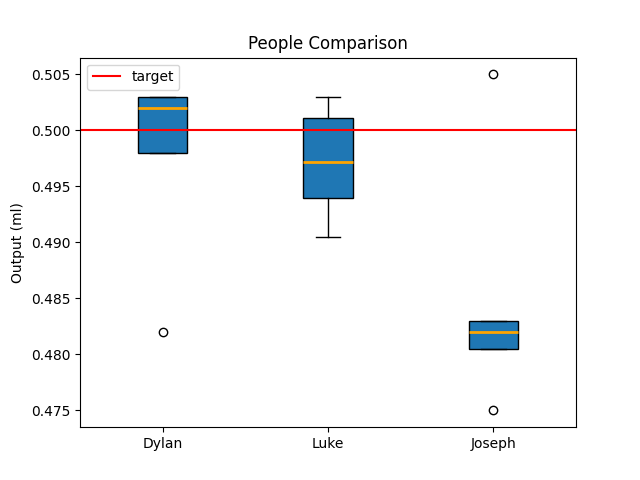

Write the Python code that produced this figure.
import matplotlib.pyplot as plt
import pandas 

data = pandas.read_csv("pipette-lab/people.csv", header=None)

data = data.transpose()

print(data[0])

labels = ['Dylan', 'Luke', 'Joseph']
colors = ['lightblue', 'lightgreen', 'lightcoral']



plt.boxplot(data, patch_artist=True, tick_labels=labels, medianprops=dict(color="orange", linewidth=2))
plt.plot([.5,3.5],[.5,.5], label = "target", color="red")
plt.ylabel("Output (ml)")
plt.title("People Comparison")
plt.legend()
plt.show()
